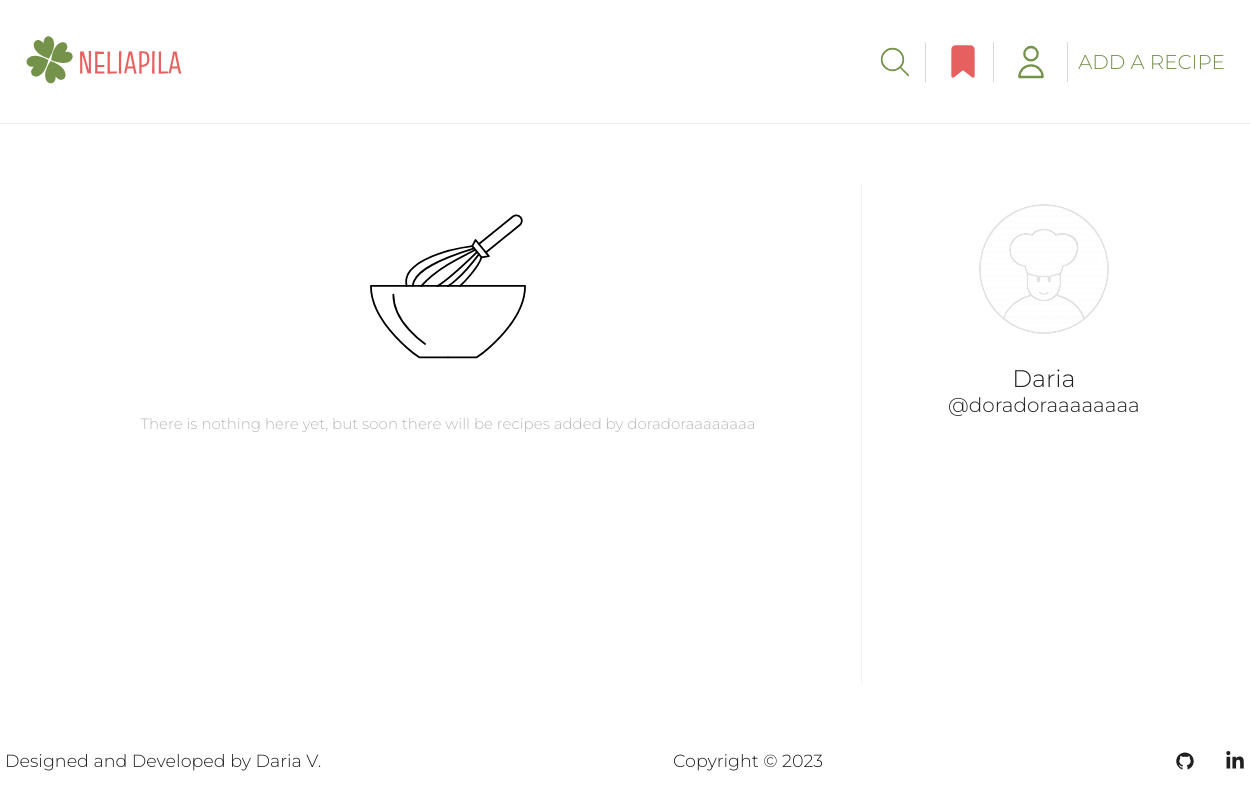
The app's page /profile/18 with its own data.
### user/models.py (models this page shows, shortened)
class Profile(models.Model):
    user = models.OneToOneField(User, on_delete=models.CASCADE)
    name = models.CharField(max_length=50, null=True, blank=True)
    email = models.EmailField(max_length=500, blank=True, null=True, unique=True)
    username = models.CharField(max_length=50, blank=True, null=True)
    bio = models.TextField(blank=True, null=True)
    image = models.ImageField(upload_to='profiles/', blank=True, null=True, default='profiles/default-profile-pic.png')
    created = models.DateTimeField(auto_now_add=True)

### user/views.py (the view)
# urls.py: path('profile/<pk>', views.author_profile, name='profile'),
def author_profile(request, pk):
    profile = Profile.objects.get(user=pk)
    context = {'profile': profile}
    return render(request, 'user/profile.html', context)

### templates/user/profile.html (shortened to what this page needs)
{% extends 'base/base.html' %}
{% load static %}
{% block css %}
<link rel="stylesheet" href="{% static 'user/css/profile.css' %}">
{% endblock %}
{% block content %}
<section class="user-profile-page">
    <div class="profile container">
        <div class="profile-parts">
            <div class="profile-recipes">
                <img src="{% static 'user/images/recipe-default.svg' %}" alt="Recipe">
                <span>There is nothing here yet, but soon there will be recipes added by {{ profile.username }}</span>
            </div>
            <div class="profile-card">
                <img class="profile-avatar"
                     src="{{ profile.image.url }}" alt="User`s photo">
                {% if profile.name %}
                <span class="profile-name">{{ profile.name }}</span>
                {% endif %}
                <span class="profile-username">@{{ profile.username }}</span>
            </div>
        </div>
    </div>
</section>
{% endblock %}

### static/base/css/base.css (style rules this page uses)
html { height: 100%; position: relative; }
body { font-family: 'Montserrat', sans-serif; font-weight: 300; font-size: 20px; color: #211f1f; background-color: #FFFFFF; margin: 0; padding: 0; min-height: 100%; display: flex; flex-direction: column; }
.container { width: 1240px; margin: 0 auto; position: relative; }

### static/user/css/profile.css (style rules this page uses)
.profile-parts { display: flex; flex-direction: row; justify-content: space-between; padding: 60px 30px 0 30px; min-height: 500px; }
.profile-recipes { display: flex; flex-direction: column; width: 70%; text-align: center; align-items: center; border-right: 1px solid; border-right-color: #F2F2F2FF; height: 500px; }
.profile-recipes img { margin-bottom: 30px; width: 200px; }
.profile-recipes span { color: #B8B8B8FF; font-size: 15px; }
.profile-card { width: 29%; display: flex; flex-direction: column; align-items: center; padding-top: 20px; }
.profile-avatar { width: 130px; height: 130px; margin-bottom: 30px; border-radius: 100%; }
.profile-name { font-size: 24px; text-transform: capitalize; }
.profile-username { margin-bottom: 30px; }

### records on screen
Profile: username "doradoraaaaaaaa", image (placeholder picture), name "Daria"
